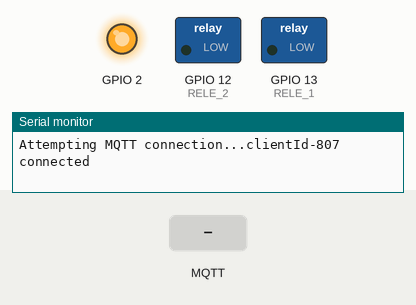
Bench run of a sketch on a simulated ESP32. Shown: switched loads named in the sketch (green lamp = pin HIGH), output pins drawn as LEDs (lit = HIGH), the last lines printed to the serial monitor. Inputs (shaded band) come from the test bench. WiFi joins after 1.5 s; servers stay silent unless stated; random numbers use the default seed unless the sketch sets one; EEPROM starts erased; no MQTT or app messages arrive unless stated.

Above: at 1.2 s.
1.3 s: MQTT message "on" arrives on the second subscribed topic
At 2.0 s:
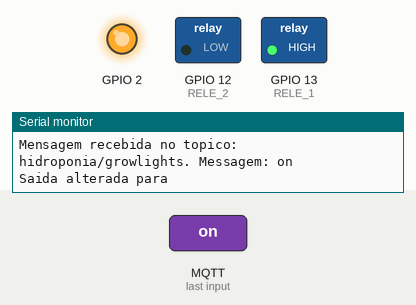
2.8 s: MQTT message "hidroponia/bombair" arrives on the first subscribed topic
4.3 s: MQTT message "on" arrives on the first subscribed topic
Timing chart, 0 to 7.3 s (numbered marks = the images above; inputs shaded):
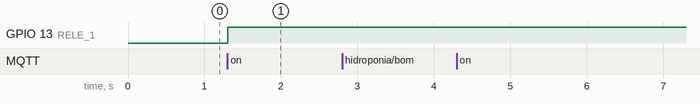

Measured:
- after the input at 1.3 s, GPIO 13 (RELE_1): LOW → HIGH at once

The sketch:

sketch.ino
```cpp
#include <PubSubClient.h>
#include <WiFi.h>
#include <WiFiClientSecure.h>
#include <GravityTDS.h>
#include <EEPROM.h>

#define WIFI_SSID ""
#define WIFI_PASS ""
#define RELE_1 13
#define RELE_2 12
#define TdsSensorPin 35
#define PhSensorPin 34
#define EEPROM_SIZE 512

const char *mqttServer = "";
const char *mqttUser = "";
const char *mqttPass = "";

const char *rootCa =
  "CERTIFICADO HTTP - ESP CLIENT";

const int port = 8883;
char clientId[50];

float temperature = 25;
float tdsValue = 0;
float EC;

const int potPin = 34;
float ph;
float Value = 0;

unsigned long previousMillis = 0;
const unsigned long interval =  3600000; // 1 hora em milissegundos

GravityTDS gravityTds;
WiFiClientSecure espClient;
PubSubClient client(espClient);

void setup() {
  Serial.begin(115200);
  EEPROM.begin(EEPROM_SIZE);

  gravityTds.setPin(TdsSensorPin);
  gravityTds.setAref(3.3);
  gravityTds.setAdcRange(4096);
  gravityTds.begin();

  WiFi.mode(WIFI_STA);
  WiFi.begin(WIFI_SSID, WIFI_PASS);

  client.setServer(mqttServer, port);
  client.setCallback(callback);

  espClient.setCACert(rootCa);
  espClient.setCertificate(rootCa);

  pinMode(RELE_1, OUTPUT);
  pinMode(RELE_2, OUTPUT);
  pinMode(2, OUTPUT);
  pinMode(34, INPUT);

  digitalWrite(2, HIGH);
}

void loop() {

  unsigned long currentMillis = millis();

  if (!client.connected()) {
    mqttReconnect();
  }

  client.loop();

  if (currentMillis - previousMillis >= interval) {
    previousMillis = currentMillis;

    if (client.connected()) {
      gravityTds.setTemperature(temperature);
      gravityTds.update();
      tdsValue = gravityTds.getTdsValue();
      Serial.print(tdsValue, 0);
      Serial.println("ppm");

      Value = analogRead(potPin);

      float voltage = Value * (3.3 / 4095.0);
      ph = (3.3 * voltage) + 0.7;

      String dataToSend = String(tdsValue) + ":" + String(ph, 2);
      client.publish("hidroponia/data", dataToSend.c_str());
    }
  }
}

void mqttReconnect() {
  while (!client.connected()) {
    Serial.print("Attempting MQTT connection...");
    long r = random(1000);
    sprintf(clientId, "clientId-%ld", r);

    if (client.connect(clientId, mqttUser, mqttPass)) {
      Serial.print(clientId);
      Serial.println(" connected");
      client.subscribe("hidroponia/data");
      client.subscribe("hidroponia/growlights");
      client.subscribe("hidroponia/checklights");
      client.subscribe("hidroponia/growlightsAlert");
      client.subscribe("hidroponia/bombair");
      client.subscribe("hidroponia/bombairAlert");
      client.subscribe("hidroponia/checkbombair");
    } else {
      Serial.print("failed, rc=");
      Serial.print(client.state());
      Serial.println(" try again in 5 seconds");
      delay(5000);
    }
  }
}

void callback(char *topic, byte *message, unsigned int length) {
  Serial.print("Mensagem recebida no topico: ");
  Serial.print(topic);
  Serial.print(". Messagem: ");
  String stMessage;

  for (int i = 0; i < length; i++) {
    Serial.print((char)message[i]);
    stMessage += (char)message[i];
  }

  Serial.println();

  if (String(topic) == "hidroponia/checklights") {
    String state = String(digitalRead(RELE_1));
    client.publish("hidroponia/growlightsAlert", state.c_str());
  }

  if (String(topic) == "hidroponia/checkbombair") {
    String state = String(digitalRead(RELE_2));
    client.publish("hidroponia/bombairAlert", state.c_str());
  }

  if (String(topic) == "hidroponia/bombair") {
    Serial.print("Saida alterada para ");
    if (stMessage == "on") {
      digitalWrite(RELE_2, HIGH);
      String state = String(digitalRead(RELE_2));
      client.publish("hidroponia/bombairAlert", state.c_str());
    }

    if (stMessage == "off") {
      digitalWrite(RELE_2, LOW);
      String state = String(digitalRead(RELE_2));
      client.publish("hidroponia/bombairAlert", state.c_str());
    }
  }

  if (String(topic) == "hidroponia/growlights") {
    Serial.print("Saida alterada para ");
    if (stMessage == "on") {
      digitalWrite(RELE_1, HIGH);
      String state = String(digitalRead(RELE_1));
      client.publish("hidroponia/growlightsAlert", state.c_str());
    }

    if (stMessage == "off") {
      digitalWrite(RELE_1, LOW);
      String state = String(digitalRead(RELE_1));
      client.publish("hidroponia/growlightsAlert", state.c_str());
    }
  }
}
```
